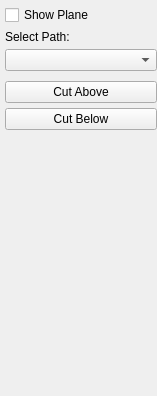
                            <widget class="QWidget" name="page_18">
                             <property name="geometry">
                              <rect>
                               <x>0</x>
                               <y>0</y>
                               <width>157</width>
                               <height>396</height>
                              </rect>
                             </property>
                             <attribute name="label">
                              <string>By Plane</string>
                             </attribute>
                             <attribute name="toolTip">
                              <string>Cut Model By Plane</string>
                             </attribute>
                             <layout class="QVBoxLayout" name="verticalLayout_26">
                              <property name="spacing">
                               <number>5</number>
                              </property>
                              <property name="leftMargin">
                               <number>5</number>
                              </property>
                              <property name="topMargin">
                               <number>5</number>
                              </property>
                              <property name="rightMargin">
                               <number>0</number>
                              </property>
                              <property name="bottomMargin">
                               <number>5</number>
                              </property>
                              <item>
                               <widget class="QCheckBox" name="checkBoxShowPlane">
                                <property name="text">
                                 <string>Show Plane</string>
                                </property>
                               </widget>
                              </item>
                              <item>
                               <widget class="QLabel" name="label_27">
                                <property name="text">
                                 <string>Select Path:</string>
                                </property>
                               </widget>
                              </item>
                              <item>
                               <widget class="QComboBox" name="comboBoxPathPlane">
                                <property name="sizePolicy">
                                 <sizepolicy hsizetype="Preferred" vsizetype="Fixed">
                                  <horstretch>0</horstretch>
                                  <verstretch>0</verstretch>
                                 </sizepolicy>
                                </property>
                                <property name="sizeAdjustPolicy">
                                 <enum>QComboBox::AdjustToMinimumContentsLength</enum>
                                </property>
                               </widget>
                              </item>
                              <item>
                               <widget class="ctkSliderWidget" name="sliderPathPlane" native="true">
                                <property name="decimals" stdset="0">
                                 <number>0</number>
                                </property>
                                <property name="maximum" stdset="0">
                                 <double>200.000000000000000</double>
                                </property>
                               </widget>
                              </item>
                              <item>
                               <widget class="QPushButton" name="btnCutAbove">
                                <property name="text">
                                 <string>Cut Above</string>
                                </property>
                               </widget>
                              </item>
                              <item>
                               <widget class="QPushButton" name="btnCutBelow">
                                <property name="text">
                                 <string>Cut Below</string>
                                </property>
                               </widget>
                              </item>
                              <item>
                               <spacer name="verticalSpacer_13">
                                <property name="orientation">
                                 <enum>Qt::Vertical</enum>
                                </property>
                                <property name="sizeHint" stdset="0">
                                 <size>
                                  <width>20</width>
                                  <height>40</height>
                                 </size>
                                </property>
                               </spacer>
                              </item>
                             </layout>
                            </widget>
